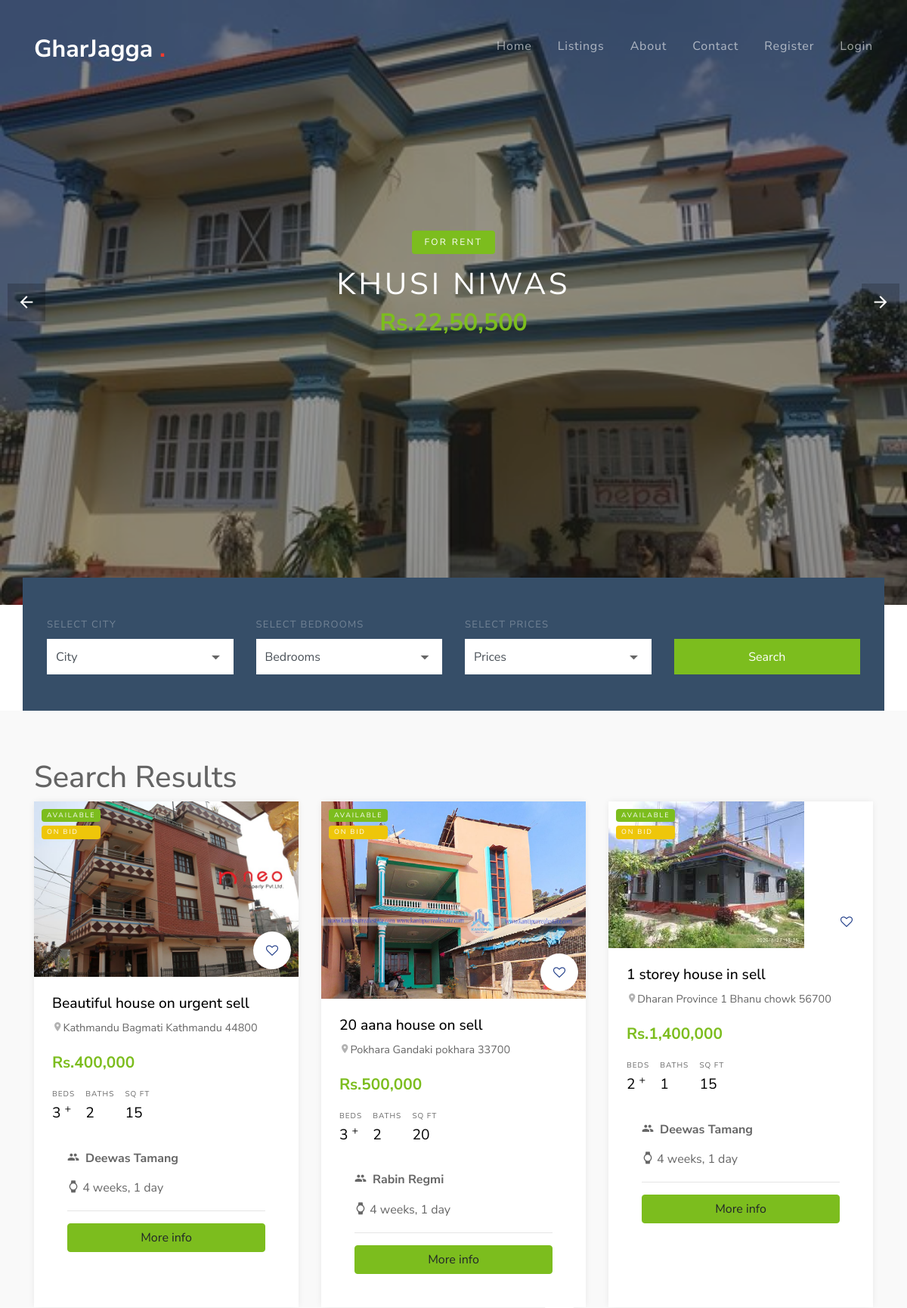
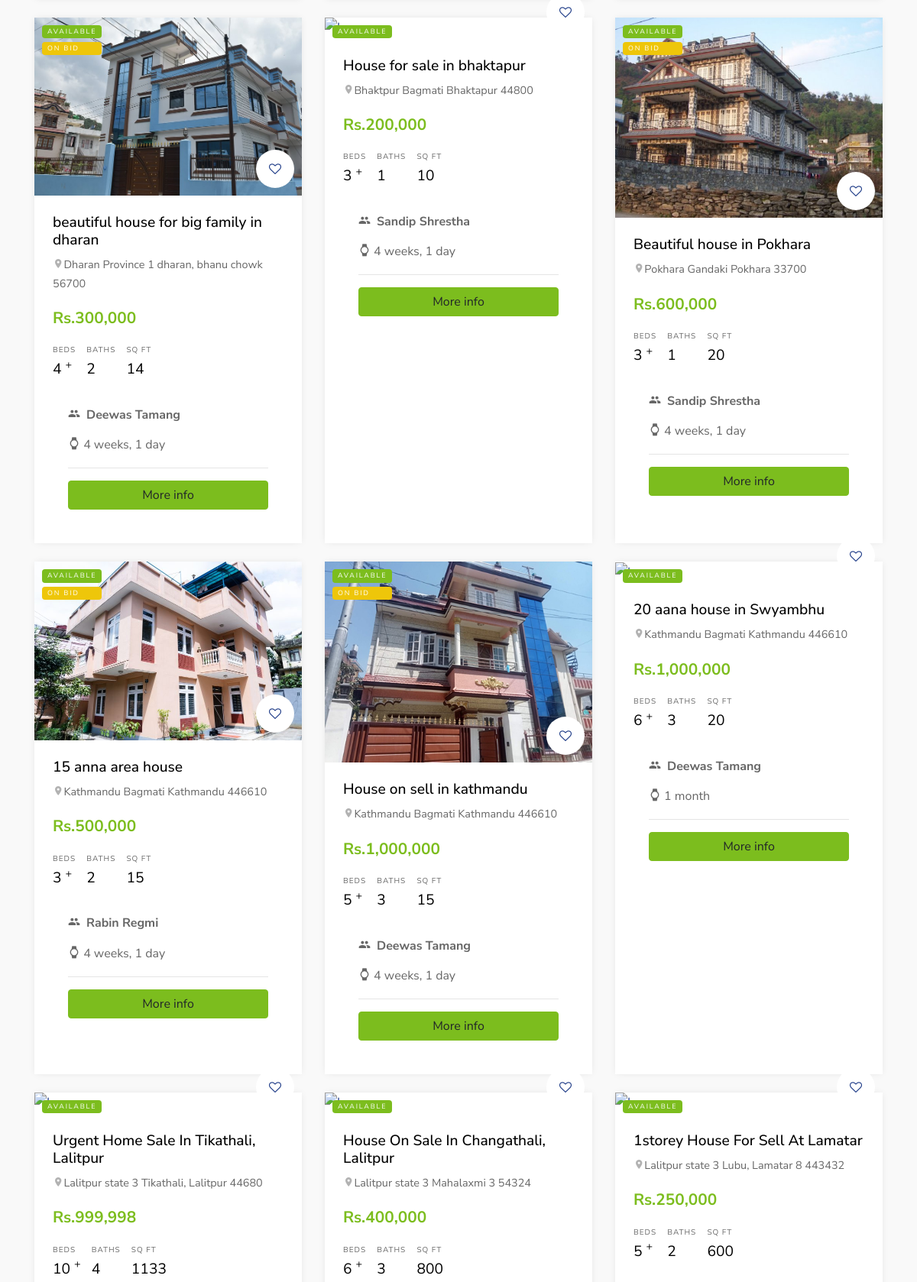
The page /listings/search (upper part) on the database its author committed (2 pictures, top to bottom).
### listings/models.py (models this page shows, shortened)
class Listing(models.Model):
    realtor = models.ForeignKey(Realtor, on_delete=models.CASCADE)
    title = models.CharField(max_length=50)
    address = models.CharField(max_length=20)
    city = models.CharField(max_length=20)
    state = models.CharField(max_length=20)
    zipcode = models.CharField(max_length=10)
    descriptions = models.TextField(blank=True)
    price = models.IntegerField()
    bedrooms = models.IntegerField()
    bathrooms = models.IntegerField()
    garage = models.IntegerField(default=0)
    area = models.IntegerField()
    photo_main = models.ImageField(upload_to='photos/%Y/%m/%d')
    photo1 = models.ImageField(upload_to='photos/%Y/%m/%d')
    photo2 = models.ImageField(upload_to='photos/%Y/%m/%d', blank=True)
    photo3 = models.ImageField(upload_to='photos/%Y/%m/%d', blank=True)
    photo4 = models.ImageField(upload_to='photos/%Y/%m/%d', blank=True)
    photo5 = models.ImageField(upload_to='photos/%Y/%m/%d', blank=True)
    is_published = models.BooleanField(default=True)
    list_date = models.DateTimeField(default=datetime.now, blank=True)
    types = models.CharField(max_length=50)
    build_year = models.DateTimeField(default=datetime.now, blank=True)
    rate = models.CharField(max_length=30, blank=True)
    STAT = (
        ("soldout", "product soldout"),
        ("on bid", "product on bidding"),
        ("available", "product available")
    )
    status = models.CharField(max_length=20, choices=STAT)
    objects = PublishManager()

### realtors/models.py (models this page shows)
class Realtor(models.Model):
    name = models.CharField(max_length=200)
    photo = models.ImageField(upload_to='photos/realtors/%Y/%m/%d')
    description = models.TextField(blank=True)
    phone = models.CharField(max_length=20)
    email = models.CharField(max_length=50)
    is_som = models.BooleanField(default=False, help_text='Is Seller of The Month')
    hire_date = models.DateTimeField(default=datetime.now, blank=True)
    def __str__(self):
        return self.name

### listings/views.py (the view)
# urls.py: path('search', views.search, name='search'),
def search(request):
    queryset_list = Listing.objects.order_by('-list_date')
    if 'city' in request.GET:
        city = request.GET['city']
        if city:
            queryset_list = queryset_list.filter(city__iexact=city)
    if 'bedrooms' in request.GET:
        bedrooms = request.GET['bedrooms']
        if bedrooms:
            queryset_list = queryset_list.filter(bedrooms__lte=bedrooms)
    if 'price' in request.GET:
        price = request.GET['price']
        if price:
            queryset_list = queryset_list.filter(price__lte=price)
    context = {
        'listings': queryset_list,
        'city_choices': city_choices,
        'bedroom_choices': bedroom_choices,
        'price_choices': price_choices,
        'values': request.GET
    }
    return render(request, 'listings/search.html', context)

### templates/listings/search.html (shortened to what this page needs)
{% extends "headfoot.html" %}
{% load humanize %}
{% block content %}
  <div class="site-section site-section-sm pb-0">
      <div class="container">
        <div class="row">
          <form action="{% url 'search' %}" class="form-search col-md-12" style="margin-top: -100px;">
            <div class="row  align-items-end">
              <div class="col-md-3">
                <label for="list-types">Select City</label>
                <div class="select-wrap">
                  <select name="city" id="list-types" class="form-control d-block rounded-0">
                     <option selected="true" disabled="disabled">City</option>
                  </select>
                </div>
              </div>
              <div class="col-md-3">
                <label for="offer-types">Select Bedrooms</label>
                <div class="select-wrap">
                  <select name="bedrooms" id="offer-types" class="form-control d-block rounded-0">
                    <option selected="true" disabled="disabled">Bedrooms</option>
                  </select>
                </div>
              </div>
              <div class="col-md-3">
                <label for="select-city">Select Prices</label>
                <div class="select-wrap">
                  <select name="price" id="select-city" class="form-control d-block rounded-0">
                    <option selected="true" disabled="disabled">Prices</option>
                  </select>
                </div>
              </div>
              <div class="col-md-3">
                <input type="submit" class="btn btn-success text-white btn-block rounded-0" value="Search">
              </div>
            </div>
          </form>
        </div>
      </div>
    </div>
<div class="site-section site-section-sm bg-light">
  <div class="container">
    <h1>Search Results</h1>
    {% if listings %}
      <div class="row mb-5">
         {% for listing in listings %}
          <div class="col-md-6 col-lg-4 mb-4">
            <div class="property-entry h-100">
              <a href="{% url 'listing' listing.id %}" class="property-thumbnail">
                <div class="offer-type-wrap">
                  {% if listing.status == 'available' %}
                    <span class="offer-type bg-success">{{ listing.status }}</span>
                      <span class="offer-type bg-warning">on bid</span>
                    {% else %}
                      <span class="offer-type bg-danger">{{ listing.status }}</span>
                  {% endif %}
                </div>
                <img src="{{ listing.photo_main.url }}" alt="Image" class="img-fluid">
              </a>
              <div class="p-4 property-body">
                <a href="#" class="property-favorite"><span class="icon-heart-o"></span></a>
                <h2 class="property-title"><a href="{% url 'listing' listing.id %}">{{ listing.title }}</a></h2>
                <span class="property-location d-block mb-3"><span class="property-icon icon-room"></span>{{ listing.city }} {{listing.state }} {{listing.address}} {{listing.zipcode}}</span>
                <strong class="property-price text-primary mb-3 d-block text-success">Rs.{{ listing.price |intcomma }}</strong>
                <ul class="property-specs-wrap mb-3 mb-lg-0">
                  <li>
                    <span class="property-specs">Beds</span>
                    <span class="property-specs-number">{{listing.bedrooms}} <sup>+</sup></span>
                  </li>
                  <li>
                    <span class="property-specs">Baths</span>
                    <span class="property-specs-number">{{listing.bathrooms}}</span>
                  </li>
                  <li>
                    <span class="property-specs">SQ FT</span>
                    <span class="property-specs-number">{{ listing.area }}</span>
                  </li>
                </ul>
                  <div class="card-body">
                      <p class="card-title " style="font-weight:bold;"><span class="property-icon icon-people">   </span> {{listing.realtor}}
                      </p>
                           <p><span class="property-icon icon-watch"></span>
                          {{ listing.list_date | timesince}}
                          </p>
                        <hr>
                            <a href="{% url 'listing' listing.id %}" class="btn btn-success btn-block ">   More info   </a>
                          </div>
              </div>
            </div>
          </div>{% endfor %}
        </div>
        {% else %}
            <div>
              <h3>Not any list</h3>
            </div>
    {% endif %}
      </div>
    </div>
{% endblock content %}

### static/css/style.css (style rules this page uses)
body { line-height: 1.7; color: rgba(0, 0, 0, 0.6); font-weight: 400; font-size: 1rem; font-family: "Roboto Mono", SFMono-Regular, Menlo, Monaco, Consolas, "Liberation Mono", "Courier New", monospace; font-family: "Nunito Sans", -apple-system, BlinkMacSystemFont, "Segoe UI", Roboto, "Helvetica Neue", Arial, sans-serif, "Apple Color Emoji", "Segoe UI Emoji", "Segoe UI Symbol", "Noto Color Emoji"; }
a { -webkit-transition: .3s all ease; -o-transition: .3s all ease; transition: .3s all ease; }
.bg-light { background: #f9f9f9 !important; }
.btn { position: relative; top: 0; }
.form-control { height: 47px; }
.site-section { padding: 3em 0; }
@media (min-width: 768px) { .site-section { padding: 7em 0; } }
.site-section.site-section-sm { padding: 4em 0; }
.property-entry { -webkit-box-shadow: 0 0 10px -2px rgba(0, 0, 0, 0.1); box-shadow: 0 0 10px -2px rgba(0, 0, 0, 0.1); background: #fff; }
.property-entry .property-body { position: relative; }
.property-entry .property-favorite { position: absolute; border-radius: 50%; top: -60px; right: 10px; width: 50px; height: 50px; line-height: 50px; background: #fff; text-align: center; }
.property-entry .property-favorite span { position: absolute; top: 50%; left: 50%; -webkit-transform: translate(-50%, -50%); -ms-transform: translate(-50%, -50%); transform: translate(-50%, -50%); }
.property-entry .offer-type-wrap { position: absolute; top: 10px; left: 10px; z-index: 8; }
.property-entry .property-thumbnail { overflow: hidden; position: relative; display: block; }
.property-entry .property-thumbnail .offer-type { display: block; margin-bottom: 5px; padding: 1px 7px; color: #fff; text-transform: uppercase; letter-spacing: .2em; font-size: 9px; border-radius: 4px; }
.property-entry .property-thumbnail img { -webkit-transition: .3s all ease; -o-transition: .3s all ease; transition: .3s all ease; -webkit-transform: scale(1); -ms-transform: scale(1); transform: scale(1); }
.property-entry .property-title { font-size: 1.2rem; }
.property-entry .property-title a { color: #000; }
.property-entry .property-location { font-size: .9rem; }
.property-entry .property-location .property-icon { color: rgba(0, 0, 0, 0.3); }
.property-entry .property-specs-number { font-size: 1.2rem; color: #000; }
.property-entry .property-specs-wrap { list-style: none; padding: 0; margin: 0; }
.property-entry .property-specs-wrap li { display: inline-block; margin-right: 10px; margin-bottom: 10px; }
.property-entry .property-specs { display: block; text-transform: uppercase; font-size: 10px; letter-spacing: .1em; }
.property-entry .property-price { font-size: 1.3rem; }
.property-specs-wrap { list-style: none; padding: 0; margin: 0; }
.property-specs-wrap li { display: inline-block; margin-right: 10px; margin-bottom: 10px; }
.property-specs { display: block; text-transform: uppercase; font-size: 10px; letter-spacing: .1em; }
.property-price { font-size: 1.3rem; }
.form-search { background: #364e68; position: relative; z-index: 1; padding: 3rem 2rem; -webkit-box-shadow: 0 0px 30px 0px rbga(0, 0, 0, 1); box-shadow: 0 0px 30px 0px rbga(0, 0, 0, 1); }
.form-search label { text-transform: uppercase; font-size: 13px; letter-spacing: .1em; color: rgba(255, 255, 255, 0.3); }
.form-search .form-control { border: none; }
.form-search .btn[type="submit"] { height: 47px; }
.select-wrap { position: relative; }
.select-wrap select { -webkit-appearance: none; -moz-appearance: none; appearance: none; }
.property-body { padding: 40px; }

### rows shown on the page
Listing: status "AVAILABLE", photo_main (picture), title "Beautiful house on urgent sell", city "Kathmandu", state "Bagmati", address "Kathmandu", zipcode "44800", price "400,000", bedrooms "3", bathrooms "2", area "15", realtor "Deewas Tamang", list_date "4 weeks, 1 day"
Listing: status "AVAILABLE", photo_main (picture), title "20 aana house on sell", city "Pokhara", state "Gandaki", address "pokhara", zipcode "33700", price "500,000", bedrooms "3", bathrooms "2", area "20", realtor "Rabin Regmi", list_date "4 weeks, 1 day"
Listing: status "AVAILABLE", photo_main (picture), title "1 storey house in sell", city "Dharan", state "Province 1", address "Bhanu chowk", zipcode "56700", price "1,400,000", bedrooms "2", bathrooms "1", area "15", realtor "Deewas Tamang", list_date "4 weeks, 1 day"
Listing: status "AVAILABLE", photo_main (picture), title "beautiful house for big family in dharan", city "Dharan", state "Province 1", address "dharan, bhanu chowk", zipcode "56700", price "300,000", bedrooms "4", bathrooms "2", area "14", realtor "Deewas Tamang", list_date "4 weeks, 1 day"
Listing: status "AVAILABLE", title "House for sale in bhaktapur", city "Bhaktpur", state "Bagmati", address "Bhaktapur", zipcode "44800", price "200,000", bedrooms "3", bathrooms "1", area "10", realtor "Sandip Shrestha", list_date "4 weeks, 1 day"
Listing: status "AVAILABLE", photo_main (picture), title "Beautiful house in Pokhara", city "Pokhara", state "Gandaki", address "Pokhara", zipcode "33700", price "600,000", bedrooms "3", bathrooms "1", area "20", realtor "Sandip Shrestha", list_date "4 weeks, 1 day"
Listing: status "AVAILABLE", photo_main (picture), title "15 anna area house", city "Kathmandu", state "Bagmati", address "Kathmandu", zipcode "446610", price "500,000", bedrooms "3", bathrooms "2", area "15", realtor "Rabin Regmi", list_date "4 weeks, 1 day"
Listing: status "AVAILABLE", photo_main (picture), title "House on sell in kathmandu", city "Kathmandu", state "Bagmati", address "Kathmandu", zipcode "446610", price "1,000,000", bedrooms "5", bathrooms "3", area "15", realtor "Deewas Tamang", list_date "4 weeks, 1 day"
Listing: status "AVAILABLE", title "20 aana house in Swyambhu", city "Kathmandu", state "Bagmati", address "Kathmandu", zipcode "446610", price "1,000,000", bedrooms "6", bathrooms "3", area "20", realtor "Deewas Tamang", list_date "1 month"
Listing: status "AVAILABLE", title "Urgent Home Sale In Tikathali, Lalitpur", city "Lalitpur", state "state 3", address "Tikathali, Lalitpur", zipcode "44680", price "999,998", bedrooms "10", bathrooms "4", area "1133"
Listing: status "AVAILABLE", title "House On Sale In Changathali, Lalitpur", city "Lalitpur", state "state 3", address "Mahalaxmi 3", zipcode "54324", price "400,000", bedrooms "6", bathrooms "3", area "800"
Listing: status "AVAILABLE", title "1storey House For Sell At Lamatar", city "Lalitpur", state "state 3", address "Lubu, Lamatar 8", zipcode "443432", price "250,000", bedrooms "5", bathrooms "2", area "600"
